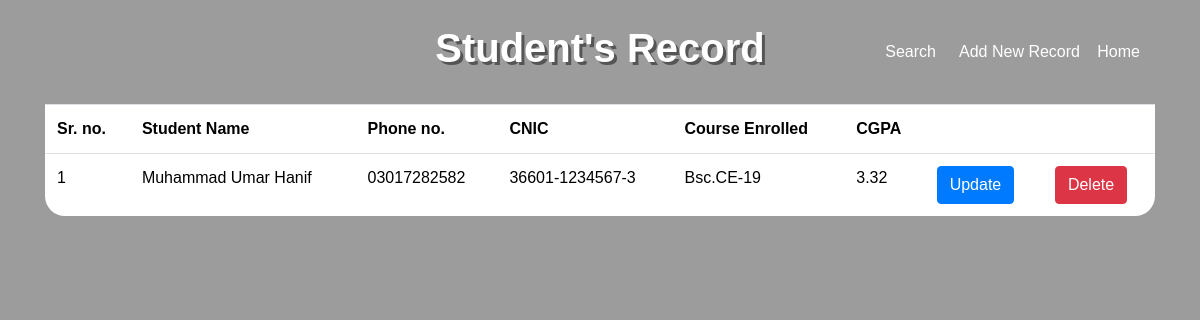
The page /students_record/ on the database as committed earlier.
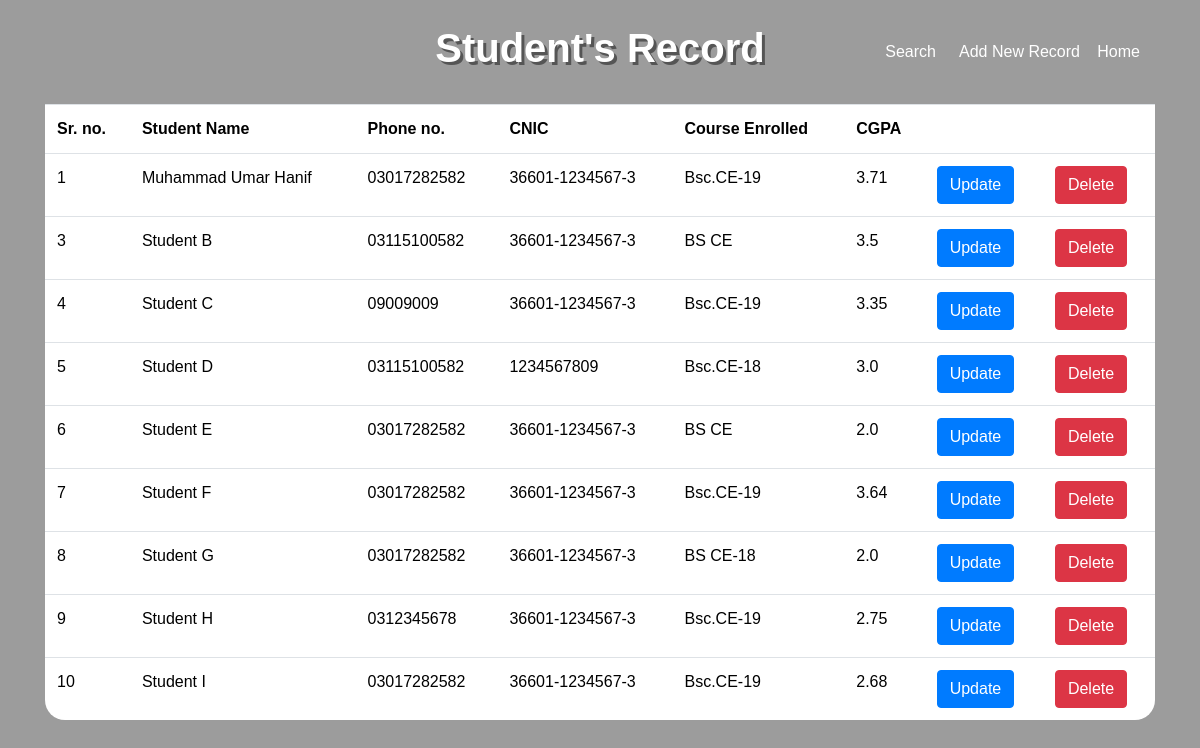
The same page on the database as committed later.
### department/models.py (models this page shows, shortened)
class Student(models.Model):
    name = models.CharField(max_length=55)
    phone_no = models.CharField(max_length=15)
    cnic = models.CharField(max_length=55)
    course_enrolled = models.CharField(max_length=55)
    cgpa = models.FloatField()

### department/views.py (the view)
# urls.py: path('students_record/', views.read_students, name="students_record"),
def read_students(request):
    students = Student.objects.all()
    context = {"students": students}
    return render(request, 'my_lms/all_students.html', context)

### department/templates/my_lms/all_students.html (shortened to what this page needs)
<!DOCTYPE html>
<html lang="en">
<head>
    <link rel="stylesheet" href="https://maxcdn.bootstrapcdn.com/bootstrap/4.0.0/css/bootstrap.min.css">
</head>
<body >
    <center><h1 class="pt-4" style="color: white; text-shadow:3px 3px rgba(0, 0, 0, 0.452);"><b>Student's Record</b></h1></center>
    <div class="container pt-4">
        <center><a href="{% url 'search' %}" style="position:absolute; top:5%; text-decoration: none;right: 22%; color: white;">Search</a></center>
        <center><a href="{% url 'students_form' %}" style="position:absolute; top:5%; text-decoration: none;right: 10%; color: white;">Add New Record</a></center>
        <center><a href="{% url 'homepage' %}" style="position:absolute; top:5%; text-decoration: none;right: 5%; color: white;">Home</a> </center>
        <center><table class="table">
            <tr>
                <th>Sr. no.</th>
                <th>Student Name</th>
                <th>Phone no.</th>
                <th>CNIC</th>
                <th>Course Enrolled</th>
                <th>CGPA</th>
                <th>                </th>
                <th></th>
            </tr>
        {% for s in students %}
            <tr>
                <td>{{ s.id }}</td>
                <td>{{ s.name }}</td>
                <td>{{ s.phone_no }}</td>
                <td>{{ s.cnic }}</td>
                <td>{{ s.course_enrolled }}</td>
                <td>{{ s.cgpa }}</td>
                <td><a class="btn btn-primary" href="{% url 'update_student' s.id %}">Update</a></td>
                <td><a class="btn btn-danger" href="{% url 'delete_student' s.id %}">Delete</a></td>
            </tr>
        {% endfor %}
        </table></center>
    </div>
</body>
</html>

### department/templates/my_lms/all_students.html (style rules this page uses)
* { font-family:Verdana, Geneva, Tahoma, sans-serif; }
body { background-color:#00000063; }
.table { padding: 4rem; width: 100vm; color: black; border-radius: 0px 0px 20px 20px;; background-color: white; }

Rows that differ between the two databases and show on the page:
changed Student "Muhammad Umar Hanif": cgpa "3.32" → "3.71"
added Student: id "3", name "Student B", phone_no "03115100582", cnic "36601-1234567-3", course_enrolled "BS CE", cgpa "3.5"
added Student: id "4", name "Student C", phone_no "09009009", cnic "36601-1234567-3", course_enrolled "Bsc.CE-19", cgpa "3.35"
added Student: id "5", name "Student D", phone_no "03115100582", cnic "1234567809", course_enrolled "Bsc.CE-18", cgpa "3.0"
added Student: id "6", name "Student E", phone_no "03017282582", cnic "36601-1234567-3", course_enrolled "BS CE", cgpa "2.0"
added Student: id "7", name "Student F", phone_no "03017282582", cnic "36601-1234567-3", course_enrolled "Bsc.CE-19", cgpa "3.64"
added Student: id "8", name "Student G", phone_no "03017282582", cnic "36601-1234567-3", course_enrolled "BS CE-18", cgpa "2.0"
added Student: id "9", name "Student H", phone_no "0312345678", cnic "36601-1234567-3", course_enrolled "Bsc.CE-19", cgpa "2.75"
added Student: id "10", name "Student I", phone_no "03017282582", cnic "36601-1234567-3", course_enrolled "Bsc.CE-19", cgpa "2.68"
